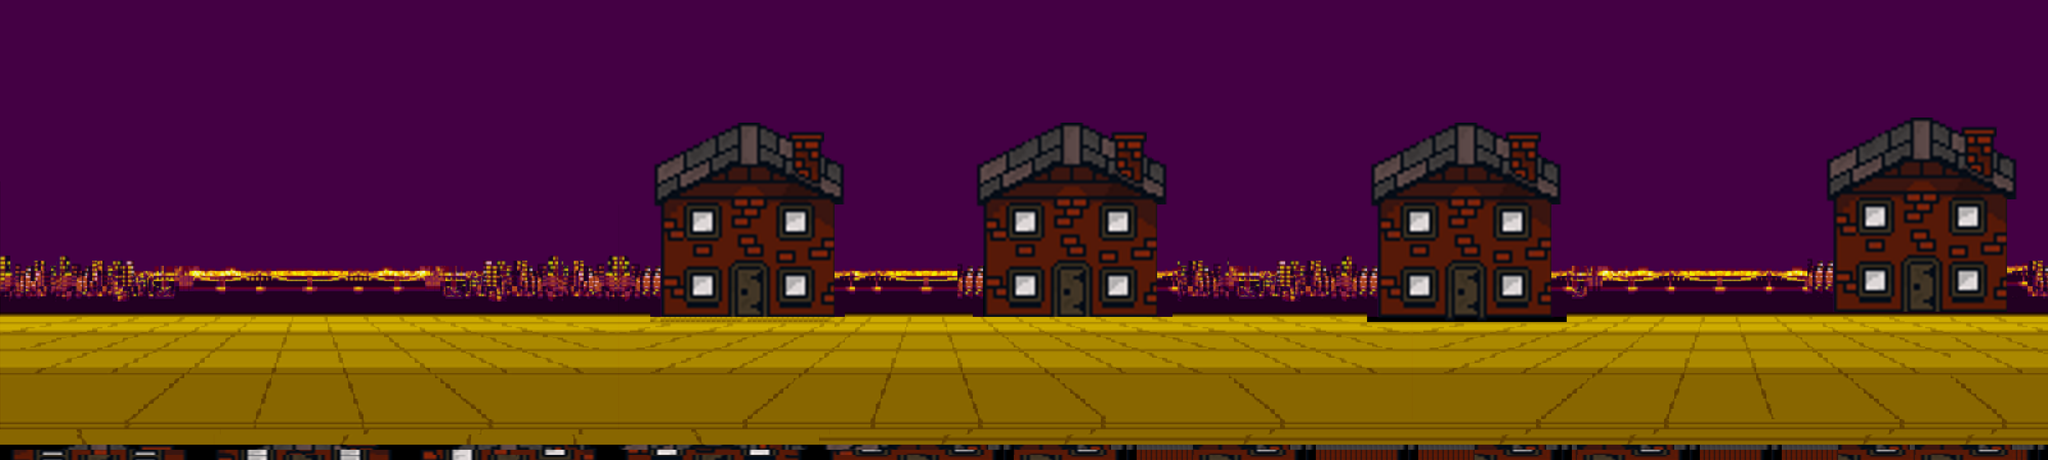

Below is a game level as drawn by its tile map, then a one-line description and the .tmx that defines it (tile-layer data replaced by summaries):
An orthogonal 400x90 tile map with 16x16 px tiles, 2 tile layers (Kachelebene 2, Kachelebene 1), 4 tilesets and 21 objects.

<map version="1.0" tiledversion="1.1.6" orientation="orthogonal" renderorder="right-down" width="400" height="90" tilewidth="16" tileheight="16" infinite="0" nextobjectid="226">
 <tileset firstgid="1" name="simples_pimples" tilewidth="16" tileheight="16" tilecount="4000" columns="50">
  <image source="simples_pimples.png" width="800" height="1280" />
 </tileset>
 <tileset firstgid="4001" name="bg" tilewidth="16" tileheight="16" tilecount="36360" columns="360">
  <image source="../textures/bg.jpg" width="5760" height="1620" />
 </tileset>
 <tileset firstgid="40361" name="background" tilewidth="32" tileheight="32" tilecount="14818" columns="239">
  <image source="../textures/background.png" width="7656" height="2000" />
 </tileset>
 <tileset firstgid="55179" source="house.tsx" />
 <layer name="Kachelebene 2" width="400" height="90">
  <data>[36000 cells, 1921 non-empty, 33 distinct tile ids]</data>
 </layer>
 <layer name="Kachelebene 1" width="400" height="90">
  <data>[36000 cells, 35923 non-empty, 13019 distinct tile ids]</data>
 </layer>
 <objectgroup name="boden">
  <object id="36" x="670.849" y="990.942" width="5725.96" height="18.1818" />
  <object id="201" x="6404" y="884" width="2" />
 </objectgroup>
 <objectgroup name="bodenLine">
  <object id="195" x="688" y="1101.34">
   <polyline points="0,0 9.33333,-6 26,-11.3333 37.3333,-15.3333 78,-16 98,-16 110,-16 130.667,-14.6667 162.667,-10.6667 212.667,-9.33333 228,-12.6667 250.667,-17.3333 314.667,-17.3333 370,-16.6667 436.667,-17.3333 482,-16 500,-14 549.333,-8.66667 591.333,-12 611.333,-16.6667 820.667,-18.6667 826.667,-12.6667 959.333,-9.33333 1054.67,-16.6667 1130.67,-18.6667 1181.33,-19.3333 1471.33,-18.6667 1493.33,-14 1601.33,-12.6667 1684.67,-10 1700.67,-14 2082.67,-18.6667 2149.33,-16 2334,-13.3333 2691.33,-18.6667 2928.67,-16" />
  </object>
  <object id="197" x="3616.33" y="1084.33">
   <polyline points="0,0 398,-5 634,5 678,-5 731,-7 1196,2 1291,5 1392,-5 1526,-7 2020,-1 2139,-11 2450,-8 2669,-2 2801,-13" />
  </object>
 </objectgroup>
 <objectgroup name="enemies">
  <object id="179" x="3038" y="928" width="40" height="60" />
  <object id="180" x="4052.67" y="928" width="40" height="60" />
  <object id="181" x="2014" y="926.667" width="40" height="60" />
  <object id="198" x="5006.67" y="926" width="40" height="60" />
  <object id="199" x="6200" y="927.333" width="40" height="60" />
  <object id="216" x="5.33333" y="1326" width="40" height="60" />
 </objectgroup>
 <objectgroup name="sideboxes">
  <object id="200" x="676" y="248" width="16" height="728" />
  <object id="203" x="6396" y="178.667" width="16" height="788" />
 </objectgroup>
 <objectgroup name="enemies2">
  <object id="208" x="5619.39" y="922.121" width="40" height="60" />
  <object id="209" x="4686.67" y="928" width="40" height="60" />
  <object id="210" x="3618" y="928" width="40" height="60" />
  <object id="211" x="2614.67" y="928" width="40" height="60" />
  <object id="217" x="5.33333" y="1291.33" width="40" height="60" />
 </objectgroup>
 <objectgroup name="enemies3">
  <object id="221" x="3182" y="674" width="40" height="40" />
  <object id="222" x="4700" y="680" width="40" height="40" />
  <object id="223" x="5838" y="660" width="40" height="40" />
  <object id="224" x="2174" y="676" width="40" height="40" />
 </objectgroup>
</map>
